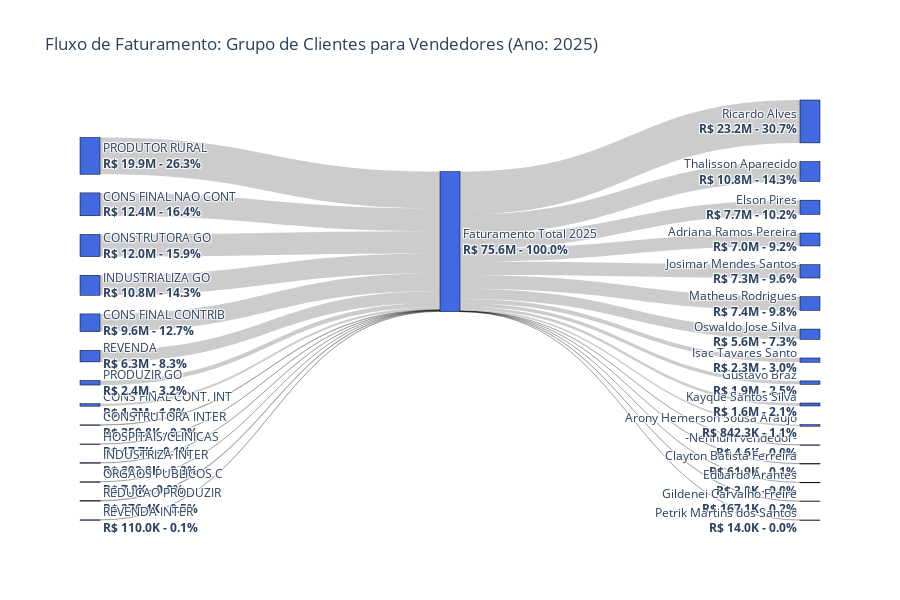

Here is the notebook cell this chart was saved with:
### Code cell
import pandas as pd
import plotly.graph_objects as go
import numpy as np

parquet_path = "data//analise_venda_head.parquet"
df = pd.read_parquet(parquet_path)
df['Data'] = pd.to_datetime(df['Data'])


df_2025 = df[df['Data'].dt.year == 2025].copy()

# Tratamento para caso não haja dados em 2025
if df_2025.empty:
    print("Não foram encontrados dados para o ano de 2025.")
else:
    # --- 3. Preparação dos Dados para o Gráfico Sankey ---

    # Calcular o faturamento total de 2025
    total_faturamento_2025 = df_2025['ValorTotal'].sum()

    # Agregar dados por Grupo de Cliente (Source)
    source_data = df_2025.groupby('GroupName')['ValorTotal'].sum().reset_index()
    source_data.rename(columns={'ValorTotal': 'Valor'}, inplace=True)

    # Agregar dados por Vendedor (Target)
    target_data = df_2025.groupby('SlpName')['ValorTotal'].sum().reset_index()
    target_data.rename(columns={'ValorTotal': 'Valor'}, inplace=True)

    # Criar a lista de todos os nós (labels)
    all_labels = list(source_data['GroupName']) + ['Faturamento Total 2025'] + list(target_data['SlpName'])
    
    # Criar um dicionário para mapear label para índice
    label_to_index = {label: i for i, label in enumerate(all_labels)}
    
    # Criar os links
    # Fluxo 1: Grupo de Cliente -> Faturamento Total
    sources = [label_to_index[name] for name in source_data['GroupName']]
    targets = [label_to_index['Faturamento Total 2025']] * len(source_data)
    values = list(source_data['Valor'])
    
    # Fluxo 2: Faturamento Total -> Vendedor
    sources.extend([label_to_index['Faturamento Total 2025']] * len(target_data))
    targets.extend([label_to_index[name] for name in target_data['SlpName']])
    values.extend(list(target_data['Valor']))

    # --- 4. Formatação dos Rótulos dos Nós (com Valor e Porcentagem) ---
    
    # Dicionário com o valor total de cada nó
    node_values = {**pd.Series(source_data.Valor.values, index=source_data.GroupName).to_dict(),
                   **{'Faturamento Total 2025': total_faturamento_2025},
                   **pd.Series(target_data.Valor.values, index=target_data.SlpName).to_dict()}
                   
    # Função para formatar o valor monetário
    def format_currency(value):
        if value >= 1_000_000:
            return f'R$ {value/1_000_000:.1f}M'
        if value >= 1_000:
            return f'R$ {value/1_000:.1f}K'
        return f'R$ {value:.2f}'

    # Criar os rótulos formatados
    formatted_labels = []
    for label in all_labels:
        value = node_values[label]
        percentage = (value / total_faturamento_2025) * 100
        formatted_labels.append(f"{label}<br><b>{format_currency(value)} - {percentage:.1f}%</b>")

    # --- 5. Criação do Gráfico Sankey ---
    fig = go.Figure(data=[go.Sankey(
        node=dict(
            pad=25,
            thickness=20,
            line=dict(color="black", width=0.5),
            label=formatted_labels,
            color="royalblue"
        ),
        link=dict(
            source=sources,
            target=targets,
            value=values
        )
    )])

    fig.update_layout(
        title_text="Fluxo de Faturamento: Grupo de Clientes para Vendedores (Ano: 2025)",
        font_size=12,
        height=600 # Ajuste a altura conforme necessário
    )

    fig.show()

### Figure 1 — Plotly figure (JSON) as saved in the notebook; plotly's stock layout.template omitted (floating-point values rounded to 4 significant figures)
{"data": [{"link": {"source": [0, 1, 2, 3, 4, 5, 6, 7, 8, 9, 10, 11, 12, 13, 14, 14, 14, 14, 14, 14, 14, 14, 14, 14, 14, 14, 14, 14, 14, 14, 14, 14, 14], "target": [14, 14, 14, 14, 14, 14, 14, 14, 14, 14, 14, 14, 14, 14, 15, 16, 17, 18, 19, 20, 21, 22, 23, 24, 25, 26, 27, 28, 29, 30, 31, 32, 33], "value": [1325000.0, 9592000.0, 12400000.0, 12010000.0, 250800.0, 47740.0, 10820000.0, 203800.0, 7894.0, 19900000.0, 2425000.0, 376400.0, 6299000.0, 110000.0, 4623.0, 6997000.0, 842300.0, 61930.0, 2965.0, 7698000.0, -77750.0, 167100.0, 1858000.0, 2304000.0, 7257000.0, 1616000.0, 7436000.0, 5554000.0, 14000.0, 23240000.0, 0, -15110.0, 10810000.0]}, "node": {"color": "royalblue", "label": ["CONS FINAL CONT. INT<br><b>R$ 1.3M - 1.8%</b>", "CONS FINAL CONTRIB<br><b>R$ 9.6M - 12.7%</b>", "CONS FINAL NAO CONT<br><b>R$ 12.4M - 16.4%</b>", "CONSTRUTORA GO<br><b>R$ 12.0M - 15.9%</b>", "CONSTRUTORA INTER<br><b>R$ 250.8K - 0.3%</b>", "HOSPITAIS/CLINICAS<br><b>R$ 47.7K - 0.1%</b>", "INDUSTRIALIZA GO<br><b>R$ 10.8M - 14.3%</b>", "INDUSTRIZA INTER<br><b>R$ 203.8K - 0.3%</b>", "ORGAOS PUBLICOS C<br><b>R$ 7.9K - 0.0%</b>", "PRODUTOR RURAL<br><b>R$ 19.9M - 26.3%</b>", "PRODUZIR GO<br><b>R$ 2.4M - 3.2%</b>", "REDUCAO PRODUZIR<br><b>R$ 376.4K - 0.5%</b>", "REVENDA<br><b>R$ 6.3M - 8.3%</b>", "REVENDA INTER<br><b>R$ 110.0K - 0.1%</b>", "Faturamento Total 2025<br><b>R$ 75.6M - 100.0%</b>", "-Nenhum vendedor-<br><b>R$ 4.6K - 0.0%</b>", "Adriana Ramos Pereira<br><b>R$ 7.0M - 9.2%</b>", "Arony Hemerson Sousa Araujo<br><b>R$ 842.3K - 1.1%</b>", "Clayton Batista Ferreira<br><b>R$ 61.9K - 0.1%</b>", "Eduardo Arantes<br><b>R$ 3.0K - 0.0%</b>", "Elson Pires<br><b>R$ 7.7M - 10.2%</b>", "Financeiro<br><b>R$ -77747.36 - -0.1%</b>", "Gildenei Carvalho Freire<br><b>R$ 167.1K - 0.2%</b>", "Gustavo Braz<br><b>R$ 1.9M - 2.5%</b>", "Isac Tavares Santo<br><b>R$ 2.3M - 3.0%</b>", "Josimar Mendes Santos<br><b>R$ 7.3M - 9.6%</b>", "Kayque Santos Silva<br><b>R$ 1.6M - 2.1%</b>", "Matheus Rodrigues<br><b>R$ 7.4M - 9.8%</b>", "Oswaldo Jose Silva<br><b>R$ 5.6M - 7.3%</b>", "Petrik Martins dos Santos<br><b>R$ 14.0K - 0.0%</b>", "Ricardo Alves<br><b>R$ 23.2M - 30.7%</b>", "Shellem Cristina Oliveira Araujo<br><b>R$ 0.00 - 0.0%</b>", "Silfarney<br><b>R$ -15110.59 - -0.0%</b>", "Thalisson Aparecido<br><b>R$ 10.8M - 14.3%</b>"], "line": {"color": "black", "width": 0.5}, "pad": 25, "thickness": 20}, "type": "sankey"}], "layout": {"font": {"size": 12}, "height": 600, "title": {"text": "Fluxo de Faturamento: Grupo de Clientes para Vendedores (Ano: 2025)"}}}
